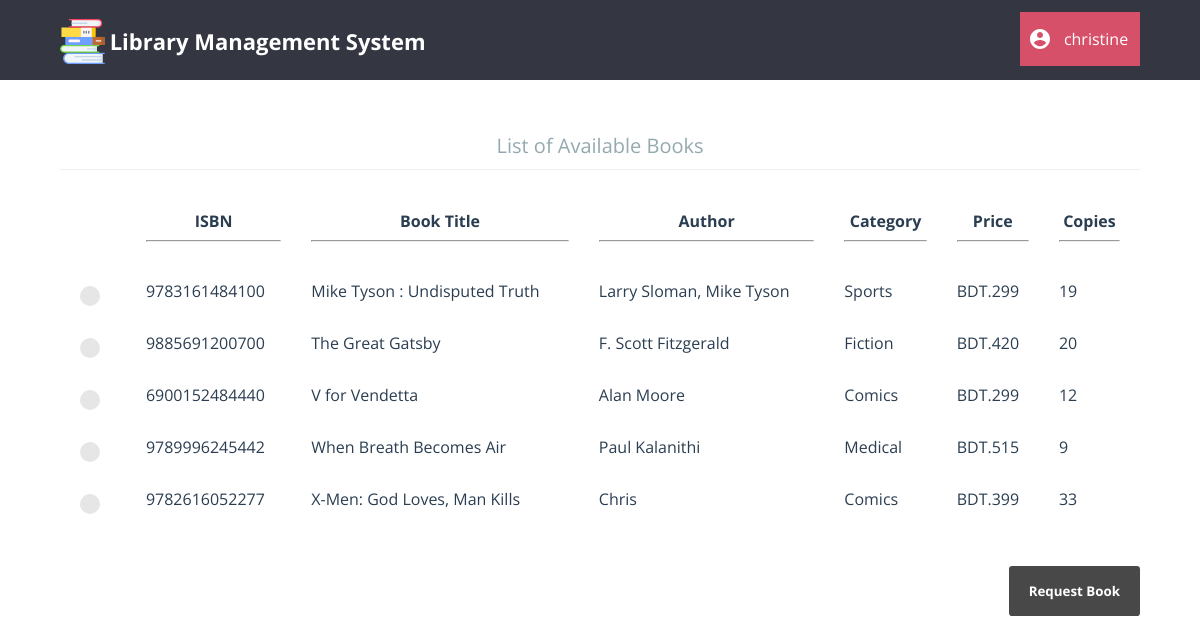
Screenshot of /member/home.php (signed in) with the database file from the repository.
### tables this page shows
CREATE TABLE `book` (
  `isbn` char(13) NOT NULL,
  `title` varchar(80) NOT NULL,
  `author` varchar(80) NOT NULL,
  `category` varchar(80) NOT NULL,
  `price` int(4) UNSIGNED NOT NULL,
  `copies` int(10) UNSIGNED NOT NULL
);

### member/home.php (the view, shortened to what this page needs)
<?php
	require "../db_connect.php";
	require "header_member.php";
?>
<html>
	<head>
		<link rel="stylesheet" type="text/css" href="../css/global_styles.css">
		<link rel="stylesheet" type="text/css" href="css/home_style.css">
		<link rel="stylesheet" type="text/css" href="../css/custom_radio_button_style.css">
	</head>
	<body>
		<?php
			$query = $con->prepare("SELECT * FROM book ORDER BY title");
			$query->execute();
			$result = $query->get_result();
			$rows = mysqli_num_rows($result);
			if($rows == 0)
				echo "<h2 align='center'>No books available</h2>";
			else
			{
				echo "<form class='cd-form' method='POST' action='#'>";
				echo "<center><legend>List of Available Books</legend></center>";
				echo "<table width='100%' cellpadding=10 cellspacing=10>";
				echo "<tr>
						<th></th>
						<th>ISBN<hr></th>
						<th>Book Title<hr></th>
						<th>Author<hr></th>
						<th>Category<hr></th>
						<th>Price<hr></th>
						<th>Copies<hr></th>
					</tr>";
				for($i=0; $i<$rows; $i++)
				{
					$row = mysqli_fetch_array($result);
					echo "<tr>
							<td>
								<label class='control control--radio'>
									<input type='radio' name='rd_book' value=".$row[0]." />
								<div class='control__indicator'></div>
							</td>";
					for($j=0; $j<6; $j++)
						if($j == 4)
							echo "<td>BDT.".$row[$j]."</td>";
						else
							echo "<td>".$row[$j]."</td>";
					echo "</tr>";
				}
				echo "</table>";
				echo "<br /><br /><input type='submit' name='m_request' value='Request Book' />";
				echo "</form>";
			}
		?>
	</body>
</html>

### member/header_member.php (shortened to what this page needs)
<html>
	<head>
		<link rel="stylesheet" type="text/css" href="css/header_member_style.css" />
	</head>
	<body>
		<header>
			<div id="cd-logo">
				<a href="../">
					<img src="img/ic_logo2.svg" alt="Logo" width="45" height="45" />
					<p>Library Management System</p>
				</a>
			</div>
			<div class="dropdown">
				<button class="dropbtn">
					<p id="librarian-name"><?php echo $_SESSION['username'] ?></p>
				</button>
			</div>
		</header>
	</body>
</html>

### member/css/header_member_style.css (style rules this page uses)
html * { -webkit-font-smoothing: antialiased; -moz-osx-font-smoothing: grayscale; }
*, *:after, *:before { -webkit-box-sizing: border-box; -moz-box-sizing: border-box; box-sizing: border-box; }
body { font-size: 100%; font-family: "Open Sans", sans-serif; background-color: white; margin: 0; }
img { max-width: 100%; }
header { position: relative; height: 50px; background: #343642; }
header #cd-logo { float: left; margin: 0 0 0 5%; -webkit-transform-origin: 0 50%; -moz-transform-origin: 0 50%; -ms-transform-origin: 0 50%; -o-transform-origin: 0 50%; transform-origin: 0 50%; -webkit-transform: scale(0.8); -moz-transform: scale(0.8); -ms-transform: scale(0.8); -o-transform: scale(0.8); transform: scale(0.8); }
header #cd-logo img, header #cd-logo p { display: inline-block; vertical-align: middle; }
header #cd-logo p { font-size: 2.2rem !important; color: #ffffff; font-weight: bold; font-size: 1.4rem; }
header::after { content: ""; display: table; clear: both; }
header a { text-decoration: none; }
@media only screen and (min-width: 768px) { header { height: 80px; } }
@media only screen and (min-width: 768px) { header #cd-logo { margin: 4px 0 0 5%; -webkit-transform: scale(1); -moz-transform: scale(1); -ms-transform: scale(1); -o-transform: scale(1); transform: scale(1); } }
.dropbtn { background: url("../img/ic_member.svg") no-repeat 8px center; background-color: #d75069; margin-top: 10%; color: white; min-width: 120px; padding: 0 8px 0 8px; font-size: 16px; font-family: "Open Sans", sans-serif; border: none; cursor: pointer; }
#librarian-name { margin-left: 32px; }
.dropdown { position: relative; display: inline-block; float: right; margin-right: 5%; }

### css/global_styles.css (style rules this page uses)
*, *::after, *::before { -webkit-box-sizing: border-box; -moz-box-sizing: border-box; box-sizing: border-box; }
html { font-size: 62.5%; }
body { font-size: 1.8rem; font-family: "Open Sans", sans-serif; color: #2b3e51; background-color: #ffffff; }

### member/css/home_style.css (style rules this page uses)
.cd-form { width: 90%; max-width: 1200px; margin: 4em auto; font-size: 1.3rem; color: #94aab0; margin-bottom: 10px; display: block; }
.cd-form::after { clear: both; content: ""; display: table; }
.cd-form legend { padding-bottom: 10px; margin-bottom: 20px; font-size: 2rem; border-bottom: 1px solid #ecf0f1; display: block; width: 100%; -webkit-appearance: none; -moz-appearance: none; -ms-appearance: none; -o-appearance: none; appearance: none; }
.cd-form input[type="submit"] { border: none; background: #484848; border-radius: 0.25em; padding: 16px 20px; color: #ffffff; font-family: "Open Sans", sans-serif; font-weight: bold; float: right; cursor: pointer; -webkit-font-smoothing: antialiased; -moz-osx-font-smoothing: grayscale; -webkit-appearance: none; -moz-appearance: none; -ms-appearance: none; -o-appearance: none; appearance: none; }

### css/custom_radio_button_style.css (style rules this page uses)
.control { font-size: 18px; position: relative; display: block; margin-bottom: 15px; padding-left: 30px; cursor: pointer; }
.control__indicator { position: absolute; top: 2px; left: 0; width: 20px; height: 20px; background: #e6e6e6; }
.control--radio .control__indicator { border-radius: 50%; }
.control__indicator:after { position: absolute; display: none; content: ''; }
.control--radio .control__indicator:after { top: 7px; left: 7px; width: 6px; height: 6px; border-radius: 50%; background: #ffffff; }

### rows the page displays
book: isbn "9783161484100", title "Mike Tyson : Undisputed Truth", author "Larry Sloman, Mike Tyson", category "Sports", price "299", copies "19"
book: isbn "9885691200700", title "The Great Gatsby", author "F. Scott Fitzgerald", category "Fiction", price "420", copies "20"
book: isbn "6900152484440", title "V for Vendetta", author "Alan Moore", category "Comics", price "299", copies "12"
book: isbn "9789996245442", title "When Breath Becomes Air", author "Paul Kalanithi", category "Medical", price "515", copies "9"
book: isbn "9782616052277", title "X-Men: God Loves, Man Kills", author "Chris", category "Comics", price "399", copies "33"

### other values shown
$_SESSION['username'] "christine"
